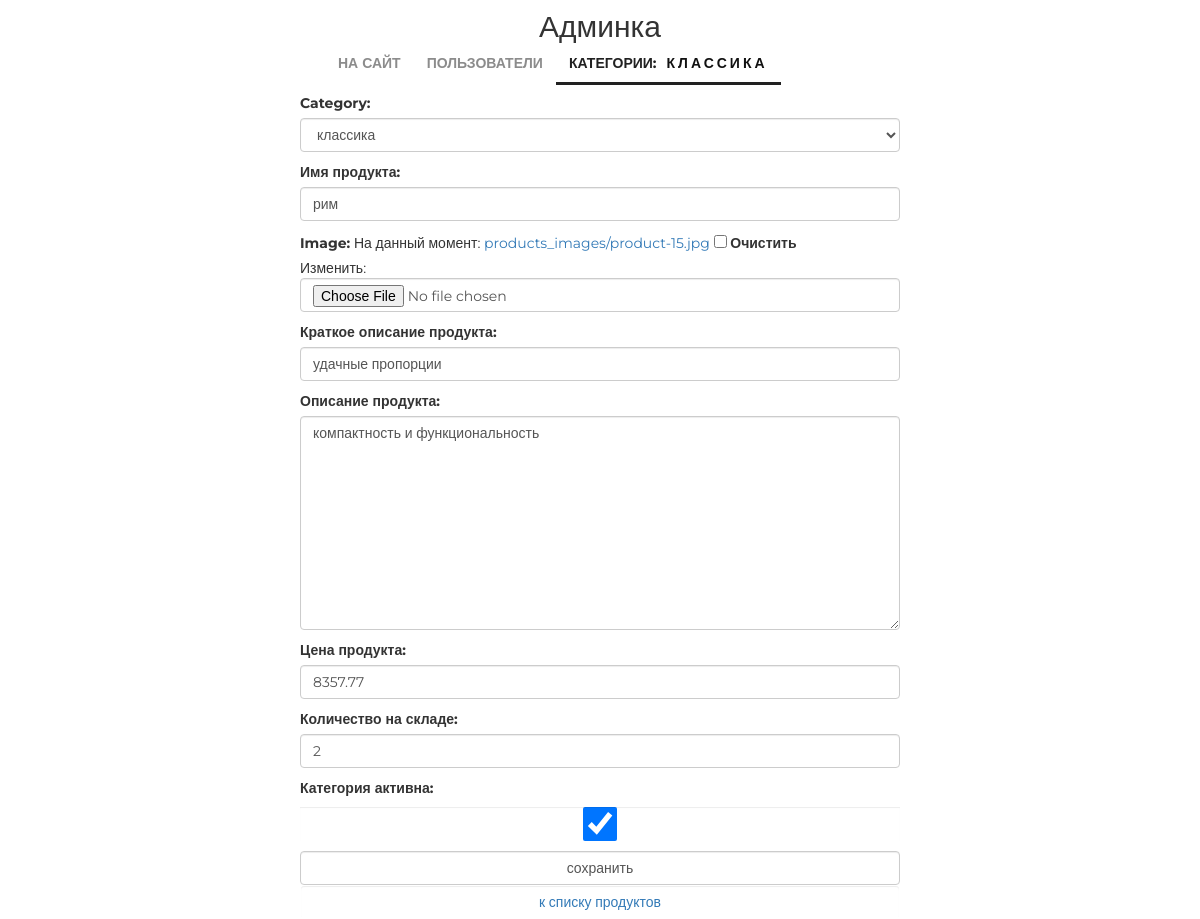
The app's page /admin/products/update/15/, older data.
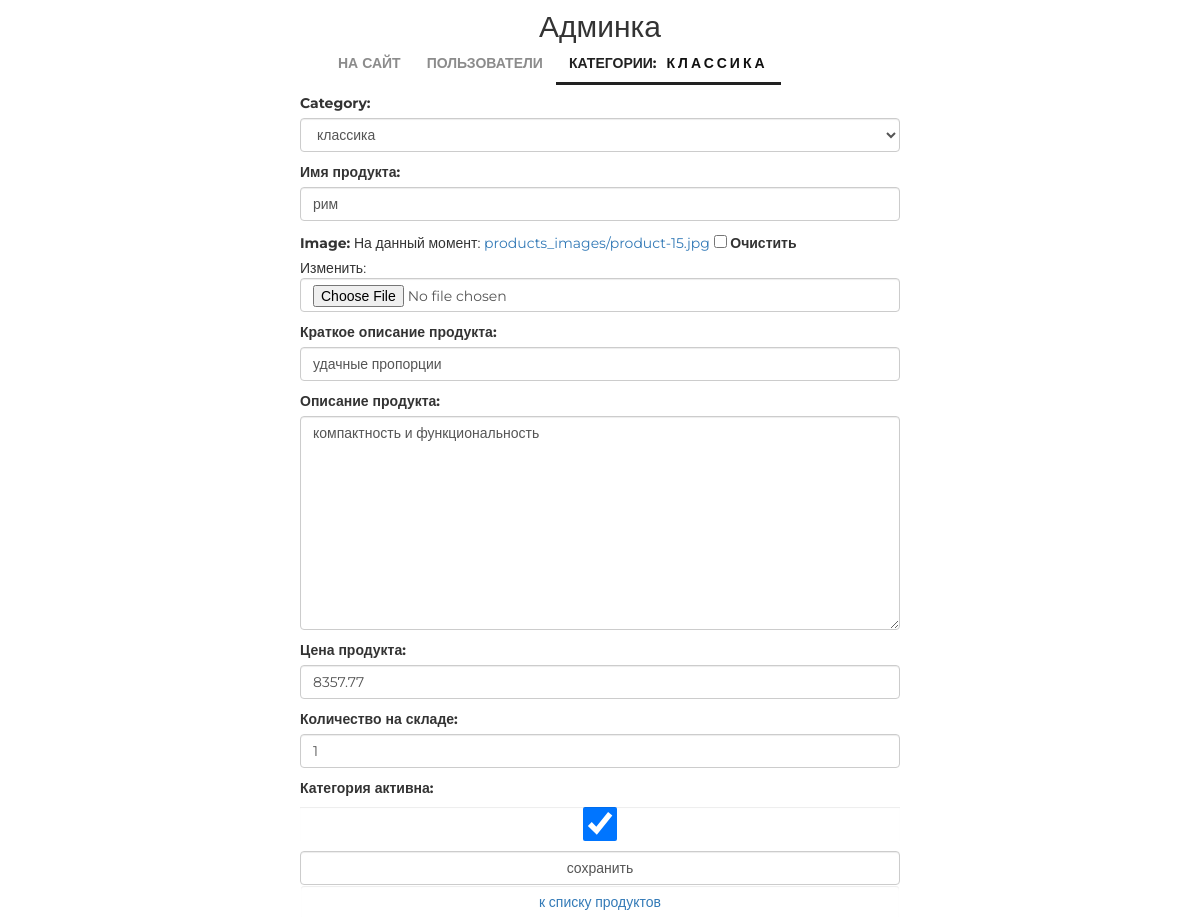
The same page, newer data.
### mainapp/models.py (models this page shows, shortened)
class Product(models.Model):
    category = models.ForeignKey(ProductCategory, on_delete=models.CASCADE)
    name = models.CharField(verbose_name='имя продукта', max_length=128)
    image = models.ImageField(upload_to='products_images', blank=True)
    short_desc = models.CharField(verbose_name='краткое описание продукта', max_length=60, blank=True)
    description = models.TextField(verbose_name='описание продукта', blank=True)
    price = models.DecimalField(verbose_name='цена продукта', max_digits=8, decimal_places=2, default=0)
    quantity = models.PositiveIntegerField(verbose_name='количество на складе', default=0)
    is_active = models.BooleanField(verbose_name='категория активна', default=True, db_index=True)

### adminapp/views.py (the view)
# urls.py: re_path(r'^products/update/(?P<pk>\d+)/$', adminapp.product_update, name='product_update'),
def product_update(request, pk):
    title = 'продукт/редактирование'
    edit_product = get_object_or_404(Product, pk=pk)
    if request.method == 'POST':
        edit_form = ProductEditForm(request.POST, request.FILES, instance=edit_product)
        if edit_form.is_valid():
            edit_form.save()
            return HttpResponseRedirect(reverse('admin:product_update', args=[edit_product.pk]))
    else:
        edit_form = ProductEditForm(instance=edit_product)
    content = {'title': title, 'update_form': edit_form, 'category': edit_product.category}
    return render(request, 'adminapp/product_update.html', content)

### adminapp/forms.py
class ProductEditForm(forms.ModelForm):
    class Meta:
        model = Product
        fields = '__all__'
    def __init__(self, *args, **kwargs):
        super(ProductEditForm, self).__init__(*args, **kwargs)
        for field_name, field in self.fields.items():
            field.widget.attrs['class'] = 'form-control'
            field.help_text = ''

### mainapp/context_processors.py (called while the page is built)
def basket(request):
    print(f'context processor basket works')
    basket = []
    if request.user.is_authenticated:
        basket = Basket.objects.filter(user=request.user)
    return {
        'basket': basket,
    }

### mainapp/models.py (called while the page is built)
    def __str__(self):
        return self.name

### adminapp/templates/adminapp/product_update.html (shortened to what this page needs)
{% extends 'adminapp/base.html' %}
{% load static %}
{% block content %}
    <div class="new_category_form">
        <form class="form-horizontal" method="post" enctype="multipart/form-data">
            {{ update_form.as_p }}
            <input class="form-control" type="submit" value="сохранить">
        </form>
        <button class="btn btn-round form-control last">
            <a href="{% url 'admin:products' category.pk %}">
                к списку продуктов
            </a>
        </button>
    </div>
{% endblock %}

Row changes from the older to the newer data that the page shows:
changed Product "классика": quantity "2" → "1"
